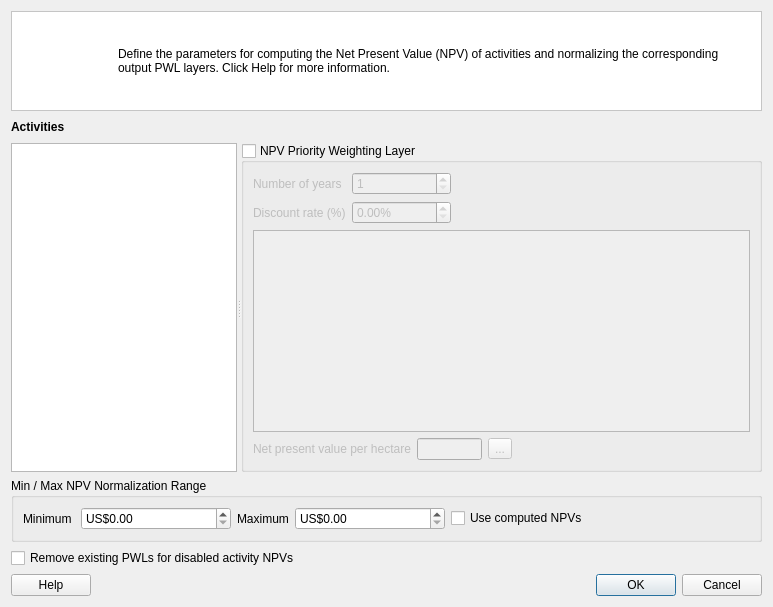
<?xml version="1.0" encoding="UTF-8"?>
<ui version="4.0">
 <class>NpvManagerDialog</class>
 <widget class="QDialog" name="NpvManagerDialog">
  <property name="geometry">
   <rect>
    <x>0</x>
    <y>0</y>
    <width>773</width>
    <height>607</height>
   </rect>
  </property>
  <property name="windowTitle">
   <string>NPV Priority Weighting Layer Manager</string>
  </property>
  <layout class="QGridLayout" name="gridLayout_2">
   <item row="1" column="0" colspan="3">
    <layout class="QVBoxLayout" name="vl_notification"/>
   </item>
   <item row="3" column="0" colspan="3">
    <widget class="QSplitter" name="splitter">
     <property name="orientation">
      <enum>Qt::Horizontal</enum>
     </property>
     <widget class="QListView" name="lst_activities">
      <property name="editTriggers">
       <set>QAbstractItemView::NoEditTriggers</set>
      </property>
      <property name="selectionBehavior">
       <enum>QAbstractItemView::SelectRows</enum>
      </property>
     </widget>
     <widget class="QGroupBox" name="gp_npv_pwl">
      <property name="title">
       <string>NPV Priority Weighting Layer</string>
      </property>
      <property name="checkable">
       <bool>true</bool>
      </property>
      <property name="checked">
       <bool>false</bool>
      </property>
      <layout class="QGridLayout" name="gridLayout">
       <item row="0" column="0">
        <widget class="QLabel" name="label_4">
         <property name="text">
          <string>Number of years</string>
         </property>
        </widget>
       </item>
       <item row="0" column="1" colspan="2">
        <widget class="QSpinBox" name="sb_num_years">
         <property name="minimum">
          <number>1</number>
         </property>
         <property name="maximum">
          <number>99</number>
         </property>
         <property name="value">
          <number>1</number>
         </property>
        </widget>
       </item>
       <item row="0" column="3" colspan="3">
        <spacer name="horizontalSpacer_2">
         <property name="orientation">
          <enum>Qt::Horizontal</enum>
         </property>
         <property name="sizeHint" stdset="0">
          <size>
           <width>294</width>
           <height>17</height>
          </size>
         </property>
        </spacer>
       </item>
       <item row="1" column="0">
        <widget class="QLabel" name="label_5">
         <property name="text">
          <string>Discount rate (%)</string>
         </property>
        </widget>
       </item>
       <item row="1" column="1" colspan="2">
        <widget class="QDoubleSpinBox" name="sb_discount">
         <property name="suffix">
          <string>%</string>
         </property>
         <property name="maximum">
          <double>100.000000000000000</double>
         </property>
        </widget>
       </item>
       <item row="1" column="3" colspan="3">
        <spacer name="horizontalSpacer">
         <property name="orientation">
          <enum>Qt::Horizontal</enum>
         </property>
         <property name="sizeHint" stdset="0">
          <size>
           <width>294</width>
           <height>17</height>
          </size>
         </property>
        </spacer>
       </item>
       <item row="2" column="0" colspan="6">
        <widget class="QTableView" name="tv_revenue_costs">
         <attribute name="verticalHeaderVisible">
          <bool>false</bool>
         </attribute>
        </widget>
       </item>
       <item row="3" column="0" colspan="2">
        <widget class="QLabel" name="label_6">
         <property name="text">
          <string>Net present value per hectare</string>
         </property>
        </widget>
       </item>
       <item row="3" column="2" colspan="2">
        <widget class="QLineEdit" name="txt_npv">
         <property name="readOnly">
          <bool>true</bool>
         </property>
        </widget>
       </item>
       <item row="3" column="4">
        <widget class="QToolButton" name="tb_copy_npv">
         <property name="toolTip">
          <string>Copy NPV</string>
         </property>
         <property name="text">
          <string>...</string>
         </property>
        </widget>
       </item>
       <item row="3" column="5">
        <spacer name="horizontalSpacer_3">
         <property name="orientation">
          <enum>Qt::Horizontal</enum>
         </property>
         <property name="sizeHint" stdset="0">
          <size>
           <width>212</width>
           <height>17</height>
          </size>
         </property>
        </spacer>
       </item>
      </layout>
     </widget>
    </widget>
   </item>
   <item row="2" column="0" colspan="2">
    <widget class="QLabel" name="label">
     <property name="maximumSize">
      <size>
       <width>16777215</width>
       <height>20</height>
      </size>
     </property>
     <property name="text">
      <string>&lt;html&gt;&lt;head/&gt;&lt;body&gt;&lt;p&gt;&lt;span style=&quot; font-weight:600;&quot;&gt;Activities&lt;/span&gt;&lt;/p&gt;&lt;/body&gt;&lt;/html&gt;</string>
     </property>
     <property name="textFormat">
      <enum>Qt::RichText</enum>
     </property>
    </widget>
   </item>
   <item row="0" column="0" colspan="3">
    <widget class="QFrame" name="frame">
     <property name="sizePolicy">
      <sizepolicy hsizetype="Preferred" vsizetype="Minimum">
       <horstretch>0</horstretch>
       <verstretch>0</verstretch>
      </sizepolicy>
     </property>
     <property name="minimumSize">
      <size>
       <width>0</width>
       <height>100</height>
      </size>
     </property>
     <property name="maximumSize">
      <size>
       <width>16777215</width>
       <height>100</height>
      </size>
     </property>
     <property name="autoFillBackground">
      <bool>false</bool>
     </property>
     <property name="styleSheet">
      <string notr="true">background-color: rgb(255, 255, 255);</string>
     </property>
     <property name="frameShape">
      <enum>QFrame::StyledPanel</enum>
     </property>
     <property name="frameShadow">
      <enum>QFrame::Raised</enum>
     </property>
     <layout class="QHBoxLayout" name="horizontalLayout">
      <item>
       <widget class="QLabel" name="icon_la">
        <property name="maximumSize">
         <size>
          <width>91</width>
          <height>81</height>
         </size>
        </property>
        <property name="text">
         <string/>
        </property>
        <property name="scaledContents">
         <bool>true</bool>
        </property>
       </widget>
      </item>
      <item>
       <widget class="QLabel" name="label_123">
        <property name="text">
         <string>&lt;html&gt;&lt;head/&gt;&lt;body&gt;&lt;p&gt;Define the parameters for computing the Net Present Value (NPV) of activities and normalizing the corresponding output PWL layers. Click Help for more information.&lt;/p&gt;&lt;/body&gt;&lt;/html&gt;</string>
        </property>
        <property name="wordWrap">
         <bool>true</bool>
        </property>
        <property name="openExternalLinks">
         <bool>true</bool>
        </property>
       </widget>
      </item>
     </layout>
    </widget>
   </item>
   <item row="6" column="0">
    <widget class="QPushButton" name="btn_help">
     <property name="text">
      <string>Help</string>
     </property>
    </widget>
   </item>
   <item row="4" column="0" colspan="3">
    <widget class="QgsCollapsibleGroupBox" name="mGroupBox">
     <property name="sizePolicy">
      <sizepolicy hsizetype="Preferred" vsizetype="Fixed">
       <horstretch>0</horstretch>
       <verstretch>0</verstretch>
      </sizepolicy>
     </property>
     <property name="title">
      <string>Min / Max NPV Normalization Range</string>
     </property>
     <layout class="QHBoxLayout" name="horizontalLayout_2">
      <item>
       <widget class="QLabel" name="label_2">
        <property name="maximumSize">
         <size>
          <width>200</width>
          <height>16777215</height>
         </size>
        </property>
        <property name="text">
         <string>Minimum </string>
        </property>
       </widget>
      </item>
      <item>
       <widget class="QDoubleSpinBox" name="sb_min_normalize">
        <property name="minimumSize">
         <size>
          <width>150</width>
          <height>0</height>
         </size>
        </property>
        <property name="prefix">
         <string>US$</string>
        </property>
        <property name="decimals">
         <number>2</number>
        </property>
        <property name="maximum">
         <double>1000000000.000000000000000</double>
        </property>
        <property name="singleStep">
         <double>500.000000000000000</double>
        </property>
       </widget>
      </item>
      <item>
       <widget class="QLabel" name="label_3">
        <property name="maximumSize">
         <size>
          <width>200</width>
          <height>16777215</height>
         </size>
        </property>
        <property name="text">
         <string>Maximum</string>
        </property>
       </widget>
      </item>
      <item>
       <widget class="QDoubleSpinBox" name="sb_max_normalize">
        <property name="minimumSize">
         <size>
          <width>150</width>
          <height>0</height>
         </size>
        </property>
        <property name="showGroupSeparator" stdset="0">
         <bool>false</bool>
        </property>
        <property name="prefix">
         <string>US$</string>
        </property>
        <property name="decimals">
         <number>2</number>
        </property>
        <property name="maximum">
         <double>1000000000.000000000000000</double>
        </property>
        <property name="singleStep">
         <double>500.000000000000000</double>
        </property>
       </widget>
      </item>
      <item>
       <widget class="QCheckBox" name="cb_computed_npv">
        <property name="text">
         <string>Use computed NPVs</string>
        </property>
       </widget>
      </item>
      <item>
       <spacer name="horizontalSpacer_5">
        <property name="orientation">
         <enum>Qt::Horizontal</enum>
        </property>
        <property name="sizeHint" stdset="0">
         <size>
          <width>197</width>
          <height>20</height>
         </size>
        </property>
       </spacer>
      </item>
     </layout>
    </widget>
   </item>
   <item row="6" column="2">
    <widget class="QDialogButtonBox" name="buttonBox">
     <property name="standardButtons">
      <set>QDialogButtonBox::Cancel|QDialogButtonBox::Ok</set>
     </property>
    </widget>
   </item>
   <item row="6" column="1">
    <spacer name="horizontalSpacer_4">
     <property name="orientation">
      <enum>Qt::Horizontal</enum>
     </property>
     <property name="sizeHint" stdset="0">
      <size>
       <width>352</width>
       <height>20</height>
      </size>
     </property>
    </spacer>
   </item>
   <item row="5" column="0" colspan="2">
    <widget class="QCheckBox" name="cb_remove_disabled">
     <property name="text">
      <string>Remove existing PWLs for disabled activity NPVs</string>
     </property>
    </widget>
   </item>
  </layout>
 </widget>
 <customwidgets>
  <customwidget>
   <class>QgsCollapsibleGroupBox</class>
   <extends>QGroupBox</extends>
   <header>qgscollapsiblegroupbox.h</header>
   <container>1</container>
  </customwidget>
 </customwidgets>
 <resources/>
 <connections>
  <connection>
   <sender>buttonBox</sender>
   <signal>rejected()</signal>
   <receiver>NpvManagerDialog</receiver>
   <slot>reject()</slot>
   <hints>
    <hint type="sourcelabel">
     <x>513</x>
     <y>480</y>
    </hint>
    <hint type="destinationlabel">
     <x>301</x>
     <y>250</y>
    </hint>
   </hints>
  </connection>
 </connections>
</ui>
